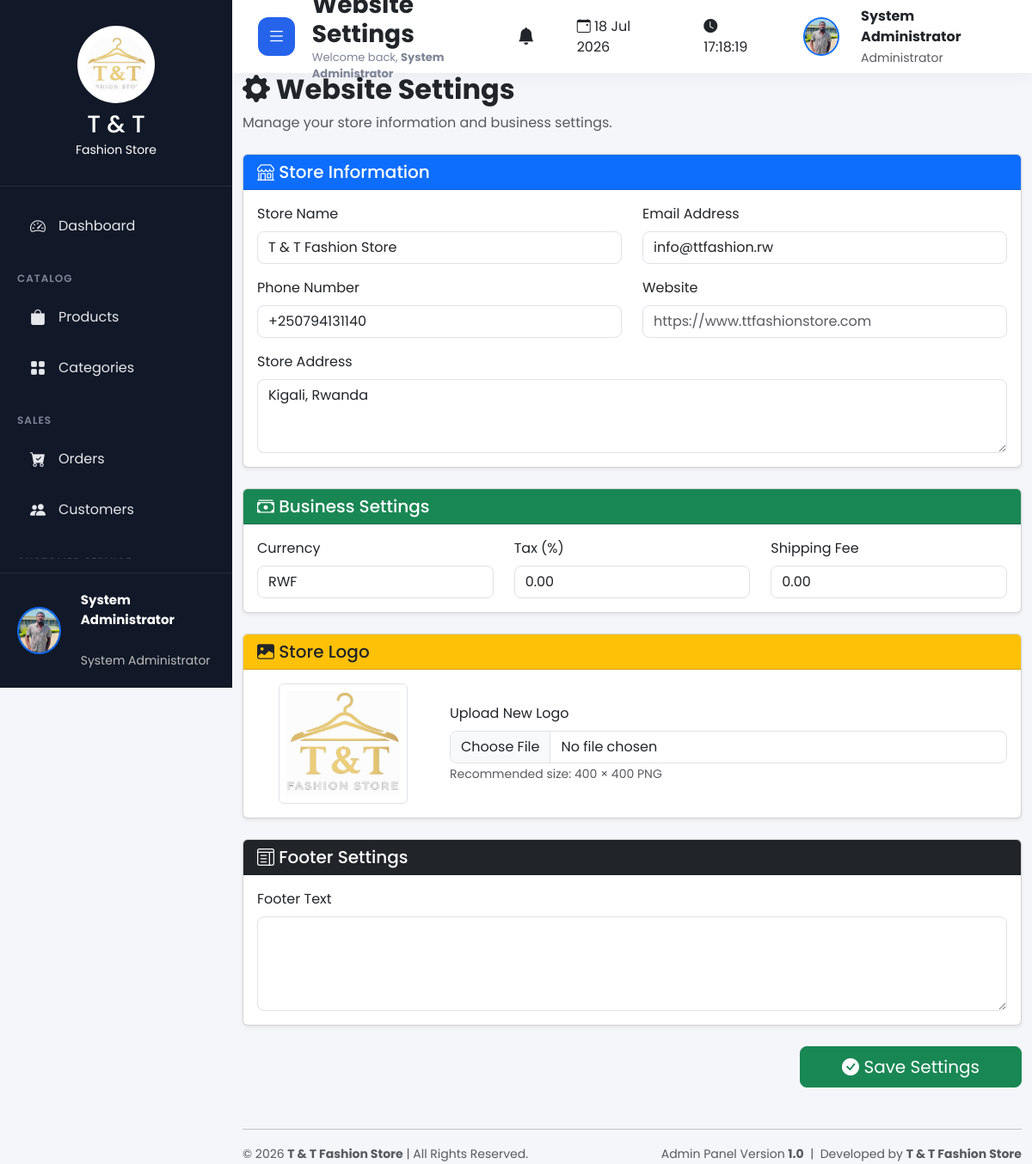
The page /admin/settings/index.php (signed in) on the database its author committed.
### tables this page shows
CREATE TABLE `settings` (
  `id` int(11) NOT NULL,
  `store_name` varchar(150) DEFAULT NULL,
  `phone` varchar(50) DEFAULT NULL,
  `email` varchar(150) DEFAULT NULL,
  `address` text DEFAULT NULL,
  `logo` varchar(255) DEFAULT NULL,
  `website` varchar(255) DEFAULT NULL,
  `currency` varchar(20) DEFAULT 'RWF',
  `tax` decimal(5,2) DEFAULT 0.00,
  `shipping_fee` decimal(10,2) DEFAULT 0.00,
  `footer_text` text DEFAULT NULL,
  `facebook` varchar(255) DEFAULT NULL,
  `instagram` varchar(255) DEFAULT NULL,
  `twitter` varchar(255) DEFAULT NULL,
  `created_at` timestamp NOT NULL DEFAULT current_timestamp(),
  `updated_at` timestamp NOT NULL DEFAULT current_timestamp() ON UPDATE current_timestamp()
);

### admin/settings/index.php (the view, shortened to what this page needs)
<?php
include("../includes/header.php");
include("../includes/sidebar.php");
include("../includes/topbar.php");
?>
<div class="container-fluid">
<div class="page-header mb-4">
<h2 class="fw-bold">
<i class="bi bi-gear-fill"></i>
Website Settings
</h2>
<p class="text-muted">
Manage your store information and business settings.
</p>
</div>
<form method="POST" enctype="multipart/form-data">
<div class="card shadow-sm mb-4">
<div class="card-header bg-primary text-white">
<h5 class="mb-0">
<i class="bi bi-shop"></i>
Store Information
</h5>
</div>
<div class="card-body">
<div class="row">
<div class="col-md-6 mb-3">
<label class="form-label">Store Name</label>
<input
type="text"
name="store_name"
class="form-control"
value="<?php echo htmlspecialchars($settings['store_name']); ?>"
required>
</div>
<div class="col-md-6 mb-3">
<label class="form-label">Email Address</label>
<input
type="email"
name="email"
class="form-control"
value="<?php echo htmlspecialchars($settings['email']); ?>">
</div>
<div class="col-md-6 mb-3">
<label class="form-label">Phone Number</label>
<input
type="text"
name="phone"
class="form-control"
value="<?php echo htmlspecialchars($settings['phone']); ?>">
</div>
<div class="col-md-6 mb-3">
<label class="form-label">Website</label>
<input
type="text"
name="website"
class="form-control"
placeholder="https://www.ttfashionstore.com"
value="<?php echo htmlspecialchars($settings['website']); ?>">
</div>
<div class="col-12">
<label class="form-label">Store Address</label>
<textarea
name="address"
rows="3"
class="form-control"><?php echo htmlspecialchars($settings['address']); ?></textarea>
</div>
</div>
</div>
</div>
<div class="card shadow-sm mb-4">
<div class="card-header bg-success text-white">
<h5 class="mb-0">
<i class="bi bi-cash-stack"></i>
Business Settings
</h5>
</div>
<div class="card-body">
<div class="row">
<div class="col-md-4">
<label class="form-label">
Currency
</label>
<input
type="text"
name="currency"
class="form-control"
value="<?php echo htmlspecialchars($settings['currency']); ?>">
</div>
<div class="col-md-4">
<label class="form-label">
Tax (%)
</label>
<input
type="number"
step="0.01"
name="tax"
class="form-control"
value="<?php echo $settings['tax']; ?>">
</div>
<div class="col-md-4">
<label class="form-label">
Shipping Fee
</label>
<input
type="number"
step="0.01"
name="shipping_fee"
class="form-control"
value="<?php echo $settings['shipping_fee']; ?>">
</div>
</div>
</div>
</div>
<div class="card shadow-sm mb-4">
<div class="card-header bg-warning">
<h5 class="mb-0">
<i class="bi bi-image-fill"></i>
Store Logo
</h5>
</div>
<div class="card-body">
<div class="row align-items-center">
<div class="col-md-3 text-center">
<?php
if(!empty($settings['logo']) && file_exists("../../assets/images/settings/".$settings['logo'])){
?>
<img
src="../../assets/images/settings/<?php echo htmlspecialchars($settings['logo']); ?>"
class="img-fluid rounded border p-2"
style="max-height:140px; object-fit:contain;">
<?php
}
?>
</div>
<div class="col-md-9">
<label class="form-label">
Upload New Logo
</label>
<input
type="file"
name="logo"
class="form-control">
<small class="text-muted">
Recommended size:
400 × 400 PNG
</small>
</div>
</div>
</div>
</div>
<div class="card shadow-sm mb-4">
<div class="card-header bg-dark text-white">
<h5 class="mb-0">
<i class="bi bi-layout-text-window"></i>
Footer Settings
</h5>
</div>
<div class="card-body">
<label class="form-label">
Footer Text
</label>
<textarea
name="footer_text"
rows="4"
class="form-control"><?php echo htmlspecialchars($settings['footer_text']); ?></textarea>
</div>
</div>
<div class="text-end mb-5">
<button
type="submit"
name="save"
class="btn btn-success btn-lg px-5">
<i class="bi bi-check-circle-fill"></i>
Save Settings
</button>
</div>
</form>
</div>
<?php
include("../includes/footer.php");
?>

### admin/includes/sidebar.php (shortened to what this page needs)
<?php
$currentPage = basename($_SERVER['PHP_SELF']);
$settings = [];
$settingsQuery = mysqli_query($conn,"SELECT * FROM settings LIMIT 1");
if($settingsQuery && mysqli_num_rows($settingsQuery)>0){
    $settings = mysqli_fetch_assoc($settingsQuery);
}
$storeLogo = "logo.png";
if(!empty($settings['logo'])){
    $storeLogo = $settings['logo'];
}
$adminPhoto = "default.png";
if(isset($_SESSION['admin_photo']) && !empty($_SESSION['admin_photo'])){
    $adminPhoto = $_SESSION['admin_photo'];
}
?>
<div class="sidebar">
    <div class="sidebar-header text-center">
        <img
        src="<?php echo SITE_URL; ?>/assets/images/settings/<?php echo htmlspecialchars($storeLogo); ?>"
        alt="T & T Fashion Store"
        class="img-fluid mb-2"
        style="
        width:90px;
        height:90px;
        object-fit:contain;
        ">
        <h3 class="mb-0">
            <?php
            echo !empty($settings['store_name'])
            ? "T & T"
            : "T & T";
            ?>
        </h3>
        <small>
            Fashion Store
        </small>
    </div>
    <ul class="sidebar-menu">
        <li class="<?php echo ($currentPage=="dashboard.php") ? "active" : ""; ?>">
            <a href="<?php echo SITE_URL; ?>/admin/dashboard.php">
                <i class="bi bi-speedometer2"></i>
                <span>Dashboard</span>
            </a>
        </li>
        <li class="menu-title">
            Catalog
        </li>
        <li>
            <a href="<?php echo SITE_URL; ?>/admin/products/index.php">
                <i class="bi bi-bag-fill"></i>
                <span>Products</span>
            </a>
        </li>
        <li>
            <a href="<?php echo SITE_URL; ?>/admin/categories/index.php">
                <i class="bi bi-grid-fill"></i>
                <span>Categories</span>
            </a>
        </li>
        <li class="menu-title">
            Sales
        </li>
        <li>
            <a href="<?php echo SITE_URL; ?>/admin/orders/index.php">
                <i class="bi bi-cart-check-fill"></i>
                <span>Orders</span>
            </a>
        </li>
        <li>
            <a href="<?php echo SITE_URL; ?>/admin/customers/index.php">
                <i class="bi bi-people-fill"></i>
                <span>Customers</span>
            </a>
        </li>
        <li class="menu-title">
        </li>
    </ul>
    <div class="sidebar-footer d-flex align-items-center">
        <img
        src="<?php echo SITE_URL; ?>/assets/images/admins/<?php echo htmlspecialchars($adminPhoto); ?>"
        class="rounded-circle border border-2 border-primary"
        style="
        width:55px;
        height:55px;
        object-fit:cover;
        "
        alt="Administrator">
        <div class="ms-2">
            <strong>
                <?php
                echo isset($_SESSION['admin_name'])
                ? htmlspecialchars($_SESSION['admin_name'])
                : "Administrator";
                ?>
            </strong>
            <br>
            <small>
                System Administrator
            </small>
        </div>
    </div>
</div>

### assets/css/dashboard.css (style rules this page uses)
* { margin:0; padding:0; box-sizing:border-box; font-family:'Poppins',sans-serif; }
body { background:#f4f7fc; overflow-x:hidden; }
.sidebar { position:fixed; left:0; top:0; width:270px; height:100vh; background:#111827; color:#fff; display:flex; flex-direction:column; justify-content:space-between; transition:.3s; z-index:999; }
.sidebar-header { text-align:center; padding:30px 20px; border-bottom:1px solid rgba(255,255,255,.08); }
.sidebar-header img { width:90px; height:90px; border-radius:50%; background:white; padding:10px; margin-bottom:15px; }
.sidebar-menu { list-style:none; padding:20px; overflow-y:auto; }
.sidebar-menu li { margin-bottom:6px; }
.sidebar-menu li.menu-title { color:#7d8597; font-size:12px; text-transform:uppercase; letter-spacing:1px; margin-top:25px; margin-bottom:10px; font-weight:600; }
.sidebar-menu li a { display:flex; align-items:center; justify-content:space-between; color:#e5e7eb; text-decoration:none; padding:13px 15px; border-radius:12px; transition:.3s; }
.sidebar-menu li a span { flex:1; margin-left:15px; }
.sidebar-menu li a i { font-size:18px; }
.sidebar-footer { padding:20px; border-top:1px solid rgba(255,255,255,.08); display:flex; align-items:center; gap:15px; }
.sidebar-footer img { width:55px; height:55px; border-radius:50%; object-fit:cover; border:3px solid #2563eb; }
.sidebar-footer strong { display:block; font-size:15px; }
.sidebar-footer small { color:#bdbdbd; }
.btn-success { border-radius:12px; }

### admin/includes/header.php (style rules this page uses)
* { margin:0; padding:0; box-sizing:border-box; font-family:'Poppins',sans-serif; }
body { background:#f5f6fa; overflow-x:hidden; }
a { text-decoration:none; }
.page-header { margin-bottom:30px; }
.page-header h2 { font-weight:700; }
.btn { border-radius:8px; }
.form-control, .form-select { border-radius:8px; }

### rows shown on the page
settings: logo (picture), store_name "T & T Fashion Store", email "info@ttfashion.rw", phone "+250794131140", address "Kigali, Rwanda", currency "RWF", tax "0.00", shipping_fee "0.00"

### other values the page prints
$_SESSION['admin_name'] "System Administrator"
